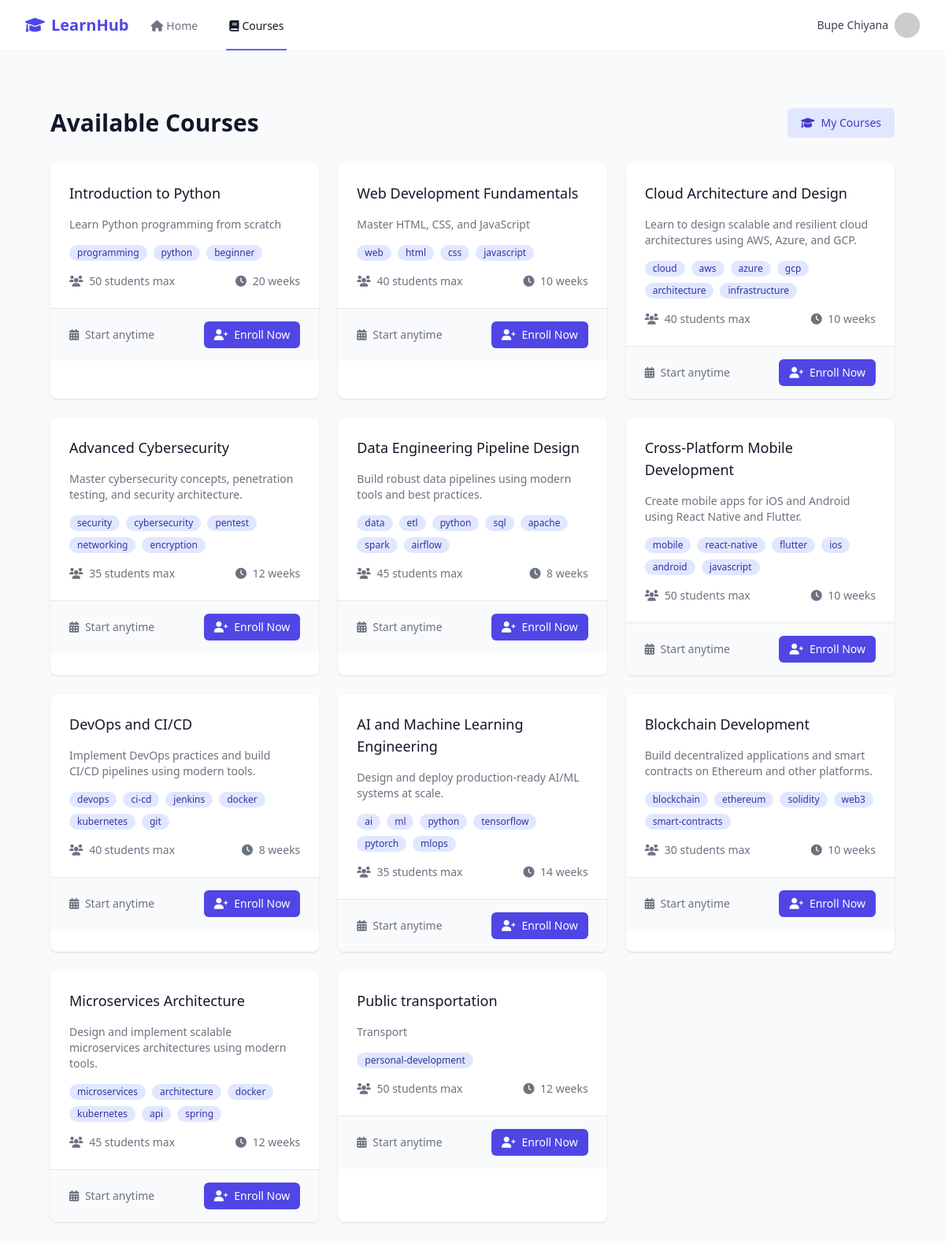
The app's page /courses (signed in), older data.
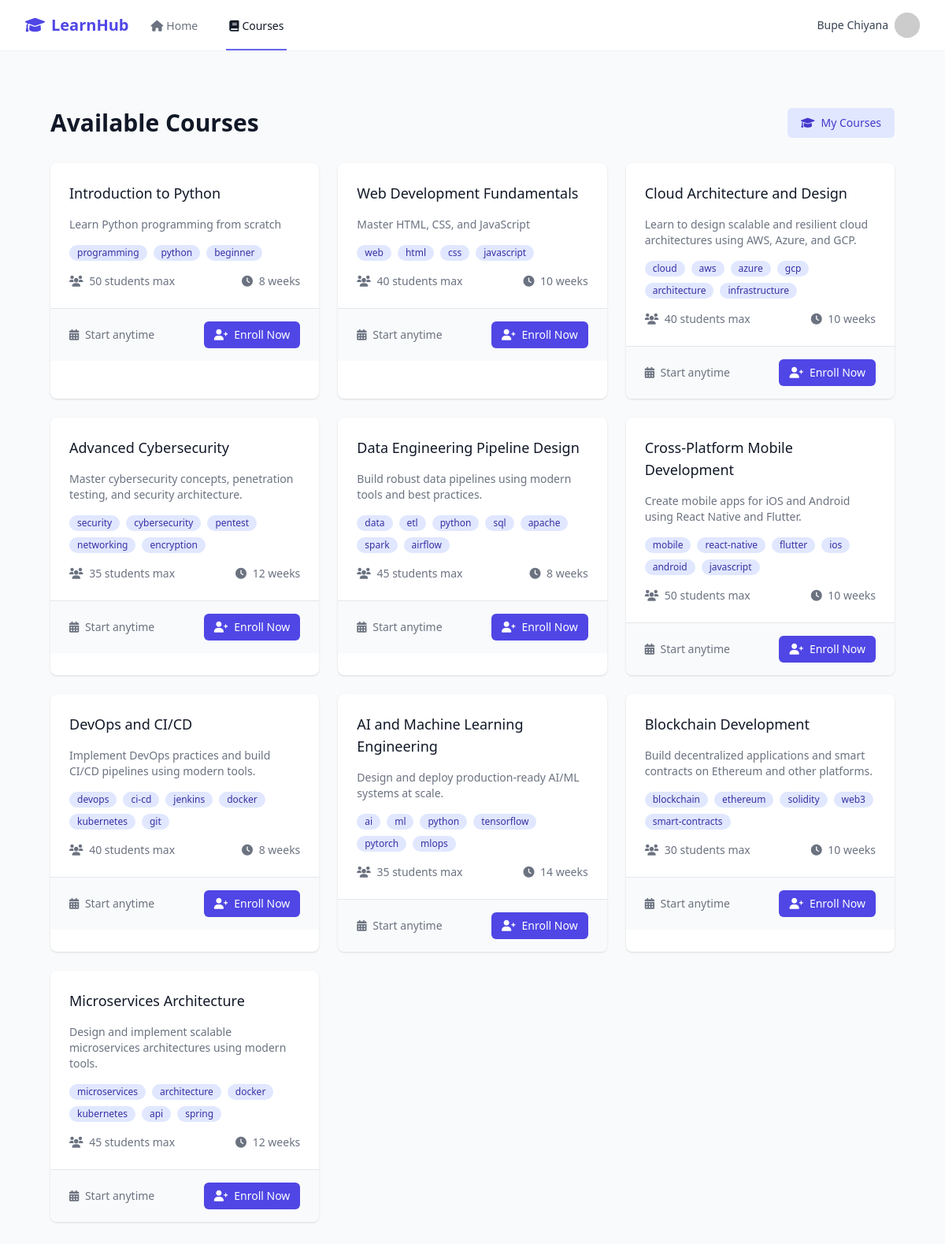
The same page, newer data.
### app.py (models this page shows, shortened)
class User(UserMixin, db.Model):
    id = db.Column(db.Integer, primary_key=True)
    username = db.Column(db.String(80), unique=True, nullable=False)
    email = db.Column(db.String(120), unique=True, nullable=False)
    password_hash = db.Column(db.String(128))
    created_at = db.Column(db.DateTime, default=datetime.utcnow)
    is_admin = db.Column(db.Boolean, default=False)
    enrollments = db.relationship('Enrollment', backref='student', lazy=True)

class Course(db.Model):
    id = db.Column(db.Integer, primary_key=True)
    title = db.Column(db.String(100), nullable=False)
    description = db.Column(db.Text, nullable=False)
    semantic_tags = db.Column(db.String(200))
    created_at = db.Column(db.DateTime, default=datetime.utcnow)
    user_id = db.Column(db.Integer, db.ForeignKey('user.id'))
    enrollments = db.relationship('Enrollment', backref='course', lazy=True)
    max_students = db.Column(db.Integer, default=50)
    start_date = db.Column(db.DateTime, default=datetime.utcnow)
    duration_weeks = db.Column(db.Integer, default=12)

### app.py (the view)
@app.route('/courses')
@login_required
def courses():
    courses = Course.query.all()
    user_enrollments = {e.course_id: e for e in current_user.enrollments}
    return render_template('courses.html', courses=courses, user_enrollments=user_enrollments)

### app.py (called while the page is built)
@login_manager.user_loader
def load_user(user_id):
    return User.query.get(int(user_id))

### templates/courses.html (shortened to what this page needs)
{% extends "base.html" %}  {% block content %}
<div class="max-w-7xl mx-auto py-6 sm:px-6 lg:px-8">
  <div class="px-4 py-6 sm:px-0">
    <div class="flex justify-between items-center mb-8">
      <h1 class="text-3xl font-bold text-gray-900">Available Courses</h1>
      <a
        href="{{ url_for('my_courses') }}"
        class="inline-flex items-center px-4 py-2 border border-transparent text-sm font-medium rounded-md text-indigo-700 bg-indigo-100 hover:bg-indigo-200"
      >
        <i class="fas fa-graduation-cap mr-2"></i>
        My Courses
      </a>
    </div>
    <div class="grid grid-cols-1 gap-6 sm:grid-cols-2 lg:grid-cols-3">
      {% for course in courses %}
      <div
        class="bg-white overflow-hidden shadow rounded-lg divide-y divide-gray-200"
      >
        <div class="p-6">
          <h3 class="text-lg font-medium text-gray-900 mb-4">
            {{ course.title }}
          </h3>
          <p class="text-sm text-gray-500 mb-4">{{ course.description }}</p>
          <div class="flex flex-wrap gap-2 mb-4">
            {% for tag in course.semantic_tags.split(',') %}
            <span
              class="inline-flex items-center px-2.5 py-0.5 rounded-full text-xs font-medium bg-indigo-100 text-indigo-800"
            >
              {{ tag.strip() }}
            </span>
            {% endfor %}
          </div>
          <div
            class="mt-4 flex justify-between items-center text-sm text-gray-500"
          >
            <div>
              <i class="fas fa-users mr-1"></i>
              {{ course.max_students }} students max
            </div>
            <div>
              <i class="fas fa-clock mr-1"></i>
              {{ course.duration_weeks }} weeks
            </div>
          </div>
        </div>
        <div class="px-6 py-4 bg-gray-50">
          <div class="flex justify-between items-center">
            {% if course.id in user_enrollments %}
            <span class="text-sm text-green-600">
              <i class="fas fa-check-circle mr-1"></i>
              Enrolled
            </span>
            <button
              onclick="unenrollFromCourse({{ course.id }})"
              class="inline-flex items-center px-3 py-2 border border-transparent text-sm leading-4 font-medium rounded-md text-red-700 bg-red-100 hover:bg-red-200 focus:outline-none focus:ring-2 focus:ring-offset-2 focus:ring-red-500"
            >
              <i class="fas fa-user-minus mr-2"></i>
              Unenroll
            </button>
            {% else %}
            <span class="text-sm text-gray-500">
              <i class="fas fa-calendar-alt mr-1"></i>
              Start anytime
            </span>
            <button
              onclick="enrollInCourse({{ course.id }})"
              class="inline-flex items-center px-3 py-2 border border-transparent text-sm leading-4 font-medium rounded-md text-white bg-indigo-600 hover:bg-indigo-700 focus:outline-none focus:ring-2 focus:ring-offset-2 focus:ring-indigo-500"
            >
              <i class="fas fa-user-plus mr-2"></i>
              Enroll Now
            </button>
            {% endif %}
          </div>
        </div>
      </div>
      {% endfor %}
    </div>
  </div>
</div>
{% endblock %}

### templates/base.html (shortened to what this page needs)
<!DOCTYPE html>
<html lang="en">
  <head>
    <script src="https://cdn.tailwindcss.com"></script>
    <link
      rel="stylesheet"
      href="{{ url_for('static', filename='css/animations.css') }}"
    />
    <link
      rel="stylesheet"
      href="https://cdnjs.cloudflare.com/ajax/libs/font-awesome/6.0.0/css/all.min.css"
    />
  </head>
  <body class="bg-gray-50">
    <nav class="bg-white border-b border-gray-100">
      <div class="max-w-7xl mx-auto px-4 sm:px-6 lg:px-8">
        <div class="flex justify-between h-16">
          <div class="flex">
            <div class="flex-shrink-0 flex items-center">
              <a
                href="{{ url_for('home') }}"
                class="text-xl font-bold text-indigo-600"
              >
                <i class="fas fa-graduation-cap mr-2"></i>LearnHub
              </a>
            </div>
            <div class="hidden sm:ml-6 sm:flex sm:space-x-8">
              <a
                href="{{ url_for('home') }}"
                class="{% if request.endpoint == 'home' %}border-indigo-500 text-gray-900{% else %}border-transparent text-gray-500{% endif %} inline-flex items-center px-1 pt-1 border-b-2 text-sm font-medium"
              >
                <i class="fas fa-home mr-1"></i> Home
              </a>
              {% if current_user.is_authenticated %}
              <a
                href="{{ url_for('courses') }}"
                class="{% if request.endpoint == 'courses' %}border-indigo-500 text-gray-900{% else %}border-transparent text-gray-500{% endif %} inline-flex items-center px-1 pt-1 border-b-2 text-sm font-medium"
              >
                <i class="fas fa-book mr-1"></i> Courses
              </a>
              {% endif %}
            </div>
          </div>
          <div class="hidden sm:ml-6 sm:flex sm:items-center">
            {% if current_user.is_authenticated %}
            <div class="relative" x-data="{ open: false }">
              <button
                @click="open = !open"
                class="flex items-center text-sm rounded-full focus:outline-none focus:ring-2 focus:ring-offset-2 focus:ring-indigo-500"
              >
                <span class="text-gray-700 mr-2"
                  >{{ current_user.username }}</span
                >
                <img
                  class="h-8 w-8 rounded-full bg-indigo-200"
                  src="https://ui-avatars.com/api/?name={{ current_user.username }}&background=random"
                  alt="{{ current_user.username }}"
                />
              </button>
            </div>
            {% endif %}
          </div>
        </div>
      </div>
    </nav>
    <main class="max-w-7xl mx-auto py-6 sm:px-6 lg:px-8">
      {% block content %}{% endblock %}
    </main>
  </body>
</html>

Row changes from the older to the newer data that the page shows:
removed Course: title "Public transportation", description "Transport", strip "personal-development", max_students "50", duration_weeks "12"
changed Course "Introduction to Python": duration_weeks "20" → "8"
